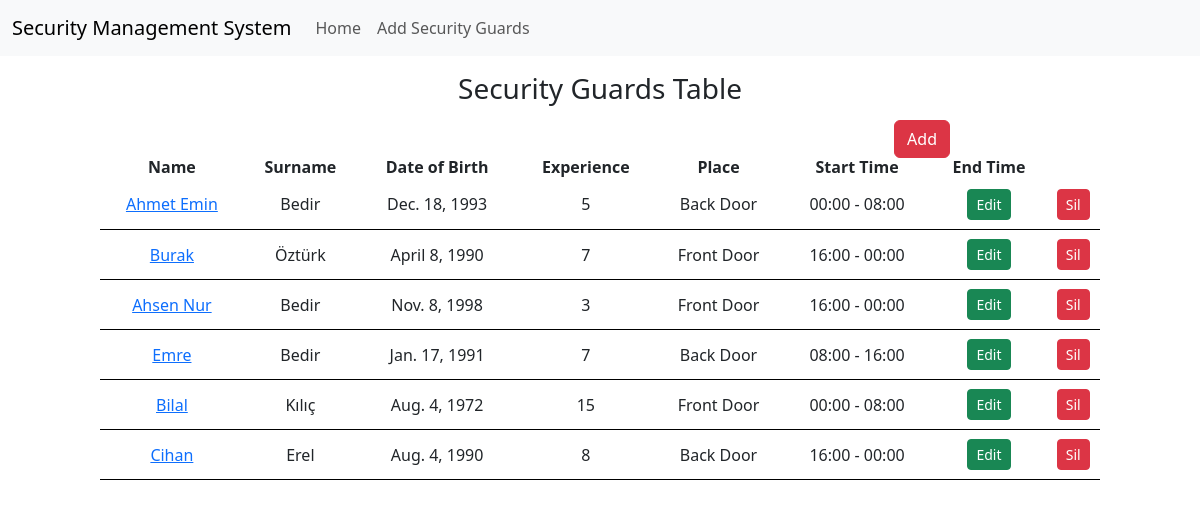
The page / on the database its author committed.
### security_management/models.py (models this page shows, shortened)
class SecurityGuard(models.Model):
    name = models.CharField(max_length=100)
    surname = models.CharField(max_length=100)
    date_of_birth = models.DateField()
    years_of_experience = models.IntegerField()
    duty_times = models.ForeignKey(DutyTime, on_delete=models.CASCADE)  # ForeignKey ile DutyTime modeline referans veriliyor
    guard_place = models.ForeignKey(Place, on_delete=models.CASCADE, null=True)

class Place(models.Model):
    place = models.CharField(max_length=100)
    def __str__(self):
        return self.place

class DutyTime(models.Model):
    time = models.CharField(max_length=100)
    def __str__(self):
        return self.time

### security_management/views.py (the view)
# urls.py: path('',index,name="index"),
def index(request):
    guards = SecurityGuard.objects.all()
    if request.method == "POST":
        guard_id = request.POST['guardId']
        guard = SecurityGuard.objects.get(id=guard_id)
        guard.delete()
        return JsonResponse(data={'success':'Deleted'})
    context = {
        'guards':guards,
    }
    return render(request, 'index.html', context)

### templates/index.html (shortened to what this page needs)
{% extends "base.html" %}
{% block content %}
<h3 class="text-center mt-3">Security Guards Table</h3>
<div class="container mt-5">
    {% if guards|length == 0 %}
    <h5 class="text-center mt-3">Not Found</h5>
    <div class="text-center">
        <a href="{% url "securityGuards" %}" class="btn btn-danger btn-sm">Add Security Guard</a>
    </div>
    {% else %}
    <div class="position-absolute" style="top:120px; right:250px;">
        <a class="btn btn-danger" href="{% url "securityGuards" %}">Add</a>
    </div>
    <table>
        <thead>
            <tr>
                <th>Name</th>
                <th>Surname</th>
                <th>Date of Birth</th>
                <th>Experience</th>
                <th>Place</th>
                <th>Start Time</th>
                <th>End Time</th>
            </tr>
        </thead>
        <tbody>
            {% for guard in guards %}
            <tr class="data">
                <td><a href="{% url "editTime" guard.id %}">{{guard.name}}</a></td>
                <td>{{guard.surname}}</td>
                <td>{{guard.date_of_birth}}</td>
                <td>{{guard.years_of_experience}}</td>
                <td>{{guard.guard_place}}</td>
                <td>{{guard.duty_times}}</td>
                <td><a class="btn btn-success btn-sm" href="{% url "editTime" guard.id %}" >Edit</a></td>
                <form action="{% url "index" %}" class="form-delete" method="POST">
                <td>
                    <button  class="btn btn-danger btn-sm" type="submit">Sil</button>
                </td>
            </form>
            </tr>
            {% endfor %}
        </tbody>
    </table>
    {% endif %}
</div>
{% endblock content %}

### templates/index.html (style rules this page uses)
table { width: 1000px; margin: auto; }
table td,th { text-align: center; }
.data { border-bottom: 1px solid black; height: 50px; }

### rows shown on the page
SecurityGuard: name "Ahmet Emin", surname "Bedir", date_of_birth "Dec. 18, 1993", years_of_experience "5", guard_place "Back Door", duty_times "00:00 - 08:00"
SecurityGuard: name "Burak", surname "Öztürk", date_of_birth "April 8, 1990", years_of_experience "7", guard_place "Front Door", duty_times "16:00 - 00:00"
SecurityGuard: name "Ahsen Nur", surname "Bedir", date_of_birth "Nov. 8, 1998", years_of_experience "3", guard_place "Front Door", duty_times "16:00 - 00:00"
SecurityGuard: name "Emre", surname "Bedir", date_of_birth "Jan. 17, 1991", years_of_experience "7", guard_place "Back Door", duty_times "08:00 - 16:00"
SecurityGuard: name "Bilal", surname "Kılıç", date_of_birth "Aug. 4, 1972", years_of_experience "15", guard_place "Front Door", duty_times "00:00 - 08:00"
SecurityGuard: name "Cihan", surname "Erel", date_of_birth "Aug. 4, 1990", years_of_experience "8", guard_place "Back Door", duty_times "16:00 - 00:00"
